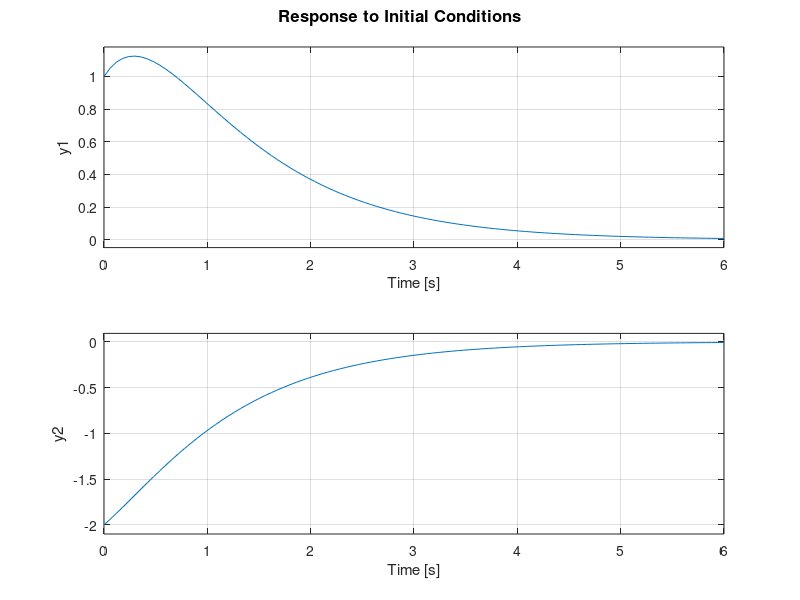

The MATLAB source for this figure: (Note: this script raises an error after producing the figure.)
% 3.5

A = [0,1;-2,-3];
B = [0;1];
C = [1,0;-3/2,-1/2];
D = [0;1/2];

sys3 = ss(A,B,C,D);

x0 = [1;1];

initial(sys3,x0)

% 3.6

[t,x] = ode45(@hw3p6,[0,7],[1,1]);

plot(t,x)

function xdot=hw3p6(t,x)
xdot(1) = x(2);
xdot(2) = sin(t)-2*x(1)-3*x(2);
xdot = [xdot(1);xdot(2)];
end
